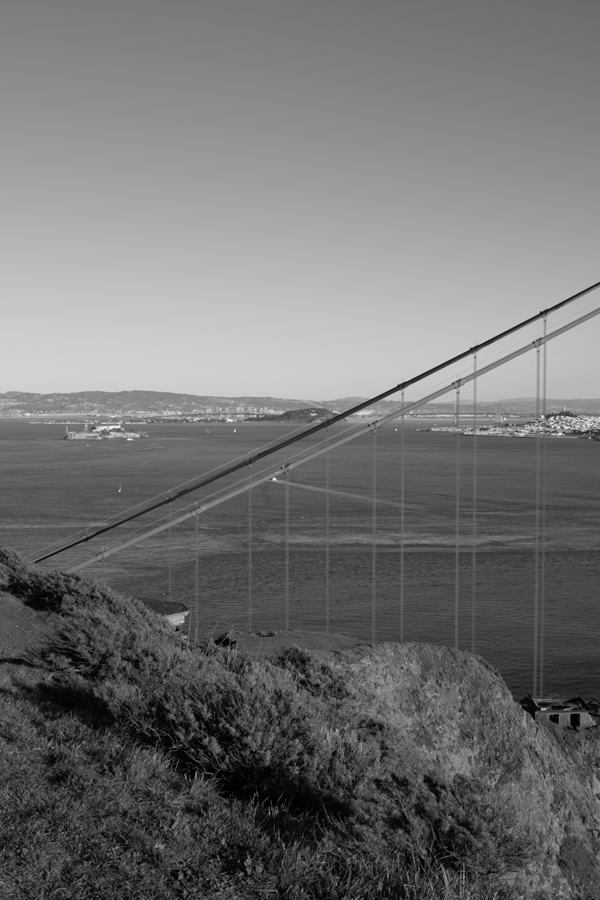
#> input picture 2-PartieAutomatique/Serie1/goldengate-00.png, 600 x 900 px
$ python harris.py
#> lines starting #> are read from the running program, lines starting #| are printed output that depends on the picture; after the words box and inside, x2 and y2 are one past the last pixel; in counts of white or black regions, pixels touching at a corner belong together
import cv2
import numpy as np

def harris(filename):
    img = cv2.imread(filename)
#> img is the input picture: shape (900, 600, 3); min 0, max 249, mean 113.3
    gray = cv2.cvtColor(img,cv2.COLOR_BGR2GRAY)

    gray = np.float32(gray)
    dst = cv2.cornerHarris(gray,2,3,0.04)
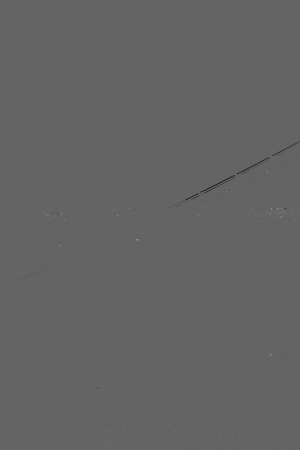
#> dst: shape (900, 600) float32 (shown at 1/2 size); min -20458100, max 31703988, mean -1588.9; drawn with min black and max white

    #result is dilated for marking the corners, not important
    dst = cv2.dilate(dst,None)
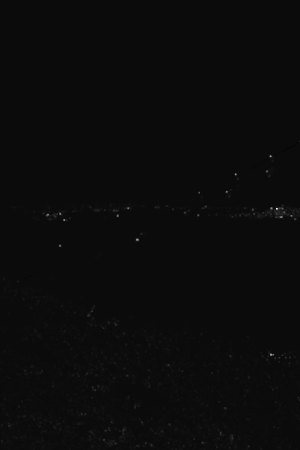
#> dst: shape (900, 600) float32 (shown at 1/2 size); min -1489622, max 31703988, mean 74152.3; drawn with min black and max white

    # Threshold for an optimal value, it may vary depending on the image.
    img[dst>0.01*dst.max()]=[0,0,255]
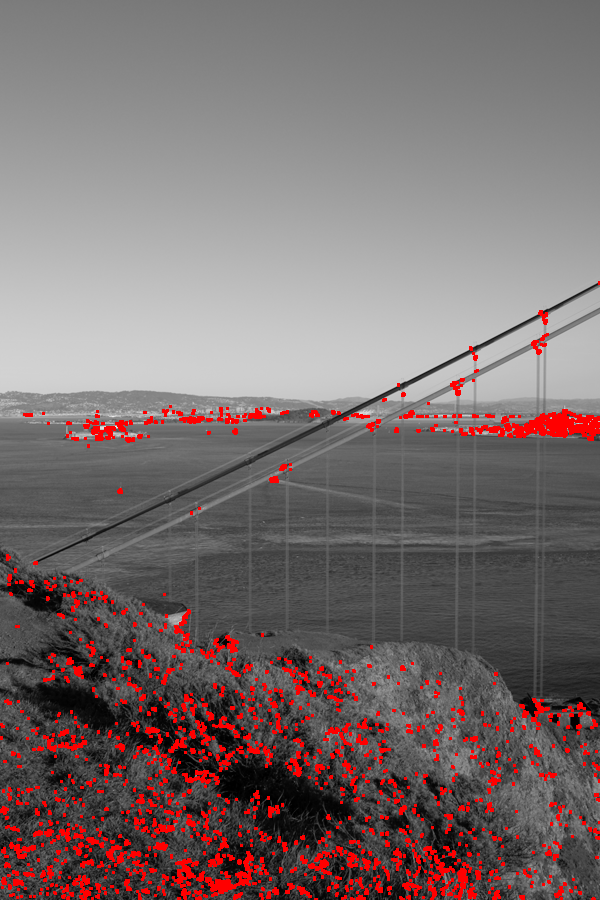
#> img: shape (900, 600, 3); 5.25% of pixels changed, all inside (x1, y1, x2, y2) = (0, 281, 600, 900)

    cv2.imshow('dst',img)
    if cv2.waitKey(0) & 0xff == 27:
#> (key Esc is pressed here)
        cv2.destroyAllWindows()

def harris2(filename):
    img = cv2.imread(filename)
    gray = cv2.cvtColor(img,cv2.COLOR_BGR2GRAY)

    # find Harris corners
    gray = np.float32(gray)
    dst = cv2.cornerHarris(gray,2,3,0.04)
    dst = cv2.dilate(dst,None)
    ret, dst = cv2.threshold(dst,0.01*dst.max(),255,0)
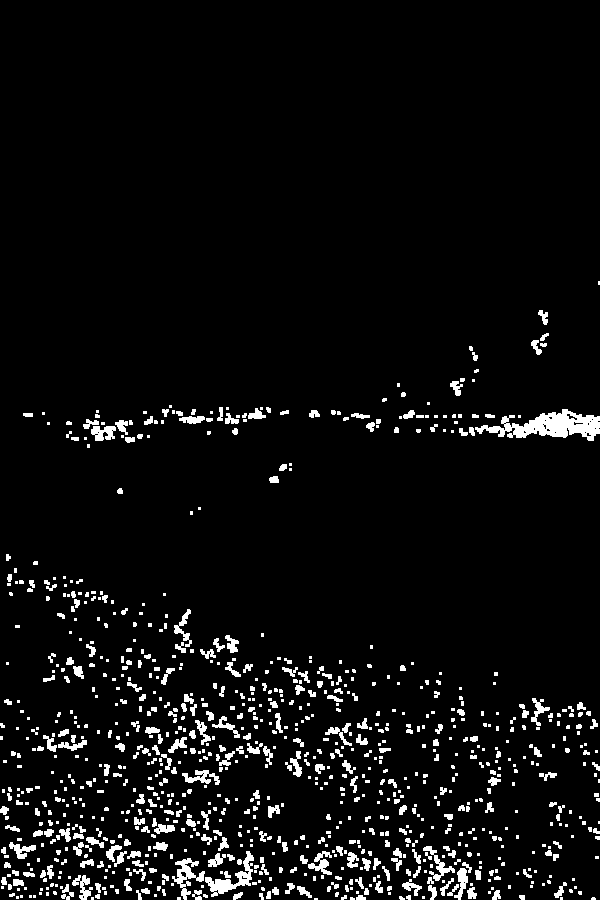
#> dst: shape (900, 600) float32; 5.3% white; 970 white regions (601 under 20 px), largest, box (x1, y1, x2, y2) and area: (475, 409, 600, 441) 1958, (205, 851, 254, 897) 660, (172, 858, 205, 900) 504
#> ret = 317039.9
    dst = np.uint8(dst)

    # find centroids
    ret, labels, stats, centroids = cv2.connectedComponentsWithStats(dst)
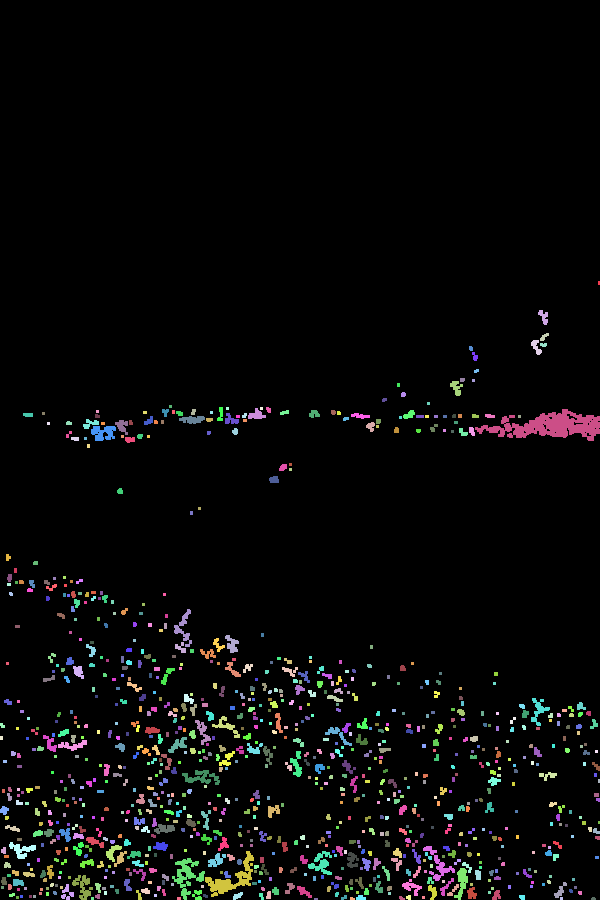
#> labels: shape (900, 600) int32; 971 distinct labels, from 0 to 970; one colour per label, 0 black
#> ret = 971; stats = 971 rows, first 6: [0, 0, 600, 900, 511646], [598, 281, 2, 4, 8], [538, 310, 10, 15, 84], [540, 333, 9, 8, 38], [531, 340, 11, 15, 85], [540, 343, 7, 4, 24]; centroids = 971 pairs, first value 1 to 598.5, second value 282.5 to 898.5

    # define the criteria to stop and refine the corners
    criteria = (cv2.TERM_CRITERIA_EPS + cv2.TERM_CRITERIA_MAX_ITER, 100, 0.001)
    corners = cv2.cornerSubPix(gray,np.float32(centroids),(5,5),(-1,-1),criteria)
#> corners = 971 pairs, first value 3.47 to 598.5, second value 282.5 to 898.5

    # Now draw them
    res = np.hstack((centroids,corners))
#> res = 971 rows, first 6: [300.6, 434.3, 300.6, 434.3], [598.5, 282.5, 597.8, 282.5], [543.3, 316.4, 539.1, 313.5], [543.7, 336.5, 543.9, 336.7], [535.9, 346.5, 532.4, 342.1], [543.1, 344.4, 543.1, 344.4]
    res = np.int0(res)
#> res = 971 rows, first 6: [300, 434, 300, 434], [598, 282, 597, 282], [543, 316, 539, 313], [543, 336, 543, 336], [535, 346, 532, 342], [543, 344, 543, 344]

    pts = res[:,[3,2]]
#> pts = 971 pairs, first value 282 to 898, second value 3 to 598
    return pts

    # [8 lines of commented-out code are left out]

if __name__ == "__main__":
    filename = './2-PartieAutomatique/Serie1/goldengate-00.png'
    harris(filename)
    harris2(filename)

$ run again, with 2-PartieAutomatique/Serie1/goldengate-01.png copied over 2-PartieAutomatique/Serie1/goldengate-00.png
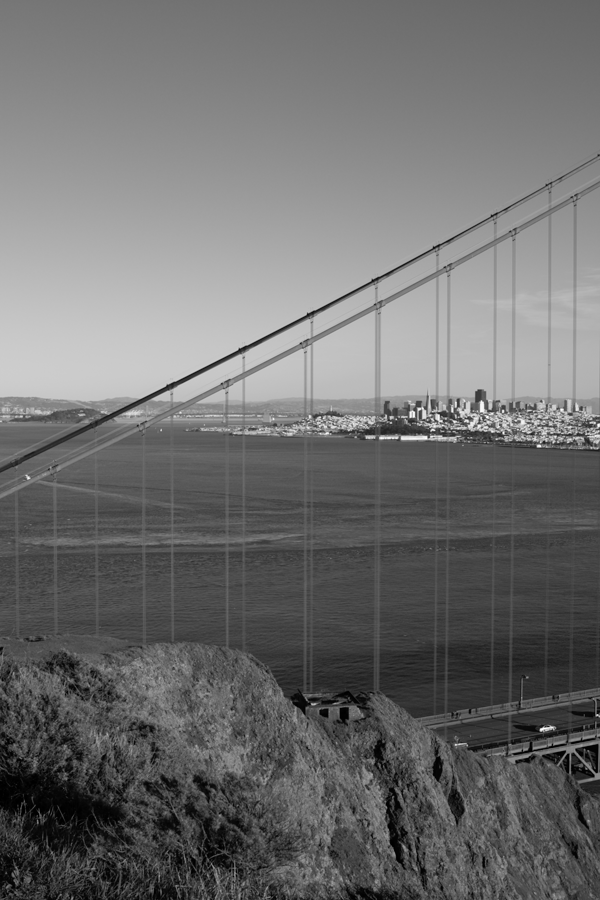
#> input picture 2-PartieAutomatique/Serie1/goldengate-01.png, 600 x 900 px
#> in harris, img is the input picture: shape (900, 600, 3); min 0, max 255, mean 110.4
#> img: shape (900, 600, 3); 2.48% of pixels changed, all inside (x1, y1, x2, y2) = (0, 154, 600, 900)
#> in harris2, `ret, dst = cv2.threshold(dst,0.01*dst.max(),255,0)`:
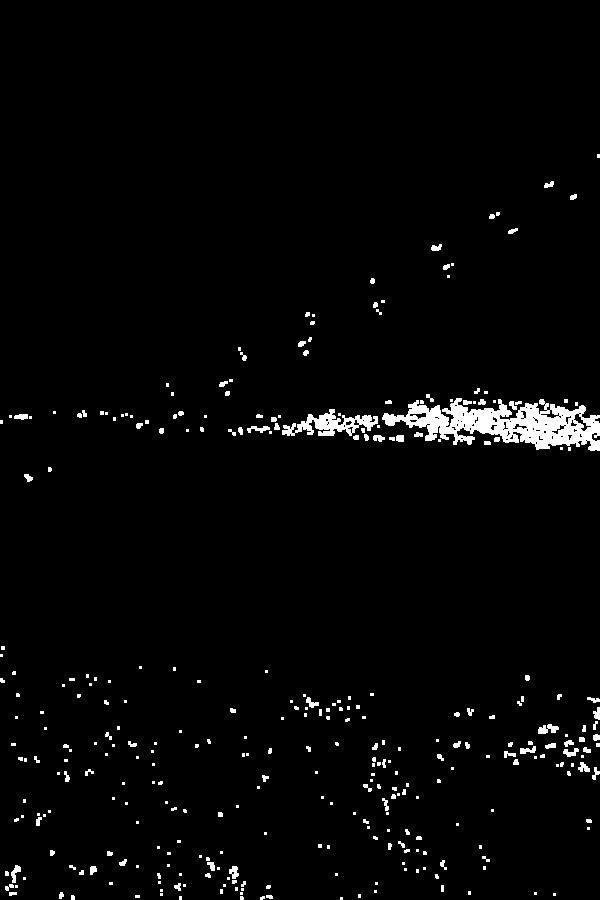
#> dst: shape (900, 600) float32; 2.5% white; 328 white regions (213 under 20 px), largest, box (x1, y1, x2, y2) and area: (382, 398, 600, 451) 5732, (282, 409, 378, 436) 1154, (538, 724, 559, 734) 133
#> in harris2, `ret, dst = cv2.threshold(dst,0.01*dst.max(),255,0)`: ret = 889708.2
#> in harris2, `ret, labels, stats, centroids = cv2.connectedComponentsWithStats(dst)`:
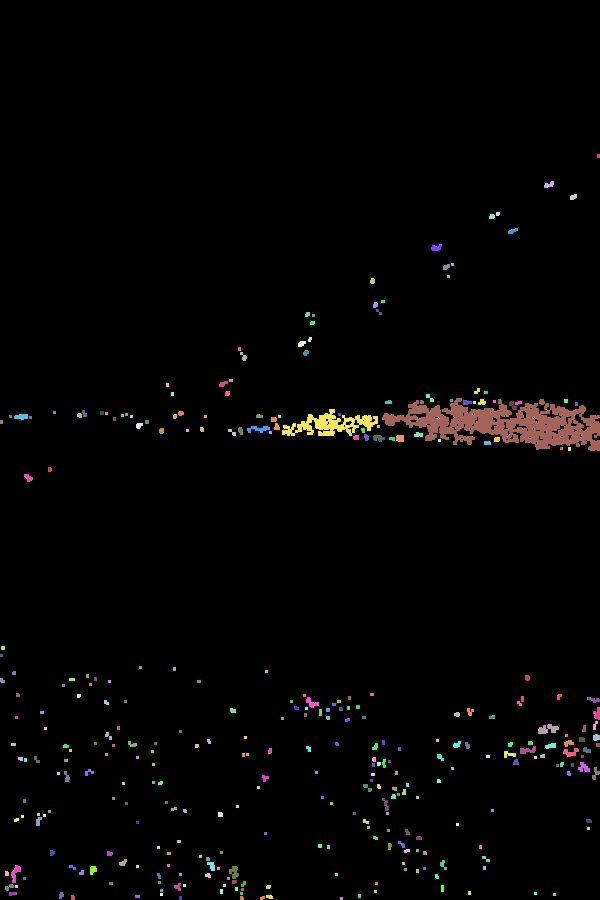
#> labels: shape (900, 600) int32; 329 distinct labels, from 0 to 328; one colour per label, 0 black
#> in harris2, `ret, labels, stats, centroids = cv2.connectedComponentsWithStats(dst)`: ret = 329; stats = 329 rows, first 6: [0, 0, 600, 900, 526611], [597, 154, 3, 4, 12], [544, 181, 10, 7, 45], [570, 194, 7, 6, 33], [496, 212, 4, 4, 15], [489, 214, 6, 5, 26]; centroids = 329 pairs, first value 1 to 598, second value 155.5 to 898
#> corners = 329 pairs, first value 1 to 597.4, second value 155.2 to 897.4
#> in harris2, `res = np.hstack((centroids,corners))`: res = 329 rows, first 6: [296.9, 447.2, 296.9, 447.2], [598, 155.5, 597.4, 155.2], [548.7, 184.3, 548.9, 183.4], [573, 196.6, 573.7, 196], [497.4, 213.4, 499.8, 211.4], [491.5, 216.1, 491.1, 215.7]
#> in harris2, `res = np.int0(res)`: res = 329 rows, first 6: [296, 447, 296, 447], [598, 155, 597, 155], [548, 184, 548, 183], [573, 196, 573, 196], [497, 213, 499, 211], [491, 216, 491, 215]
#> pts = 329 pairs, first value 155 to 897, second value 1 to 597

$ run again, with 2-PartieAutomatique/Serie1/goldengate-02.png copied over 2-PartieAutomatique/Serie1/goldengate-00.png
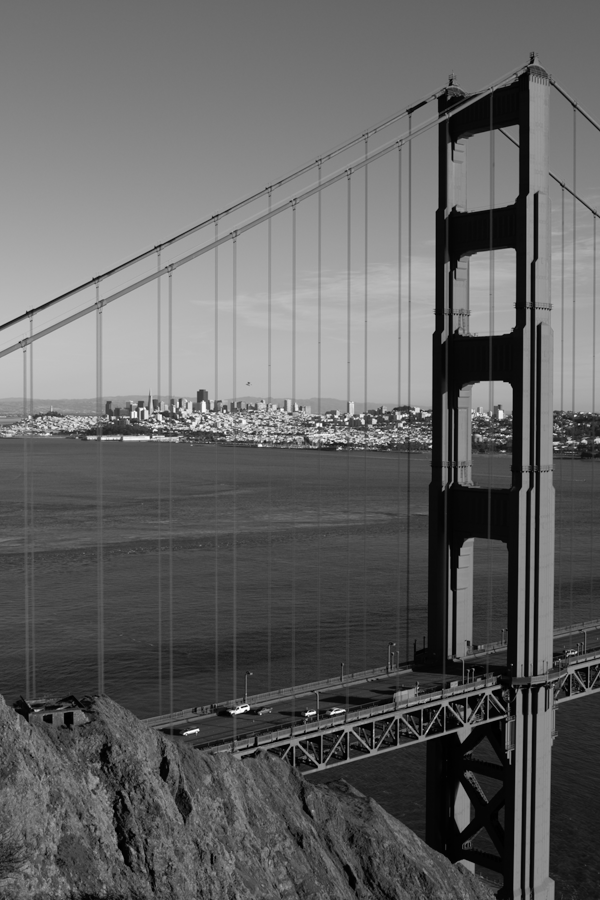
#> input picture 2-PartieAutomatique/Serie1/goldengate-02.png, 600 x 900 px
#> in harris, img is the input picture: shape (900, 600, 3); min 0, max 255, mean 98.5
#> img: shape (900, 600, 3); 3.79% of pixels changed, all inside (x1, y1, x2, y2) = (1, 56, 600, 897)
#> in harris2, `ret, dst = cv2.threshold(dst,0.01*dst.max(),255,0)`:
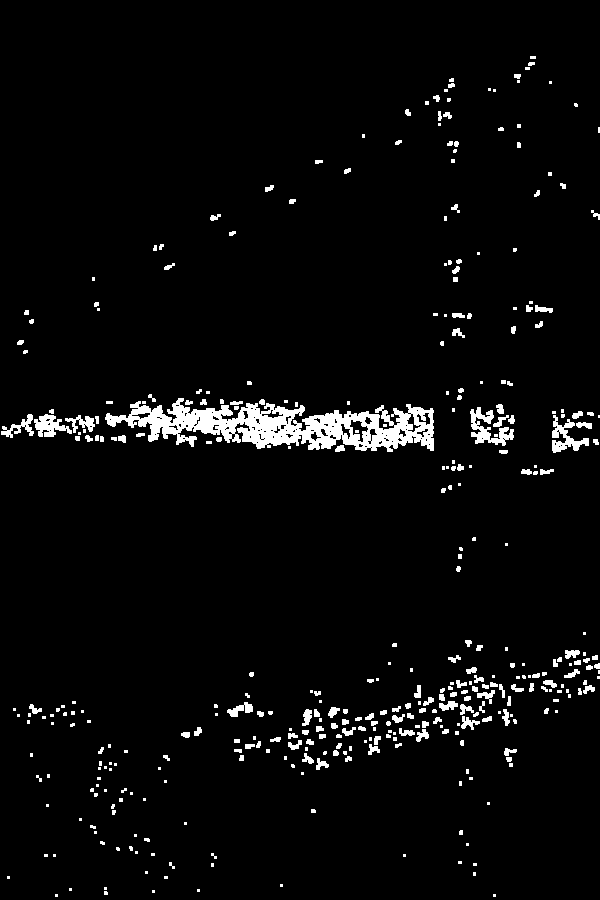
#> dst: shape (900, 600) float32; 3.8% white; 386 white regions (200 under 20 px), largest, box (x1, y1, x2, y2) and area: (105, 398, 434, 452) 8531, (470, 407, 514, 446) 712, (552, 415, 589, 453) 564
#> in harris2, `ret, dst = cv2.threshold(dst,0.01*dst.max(),255,0)`: ret = 1145260.2
#> in harris2, `ret, labels, stats, centroids = cv2.connectedComponentsWithStats(dst)`:
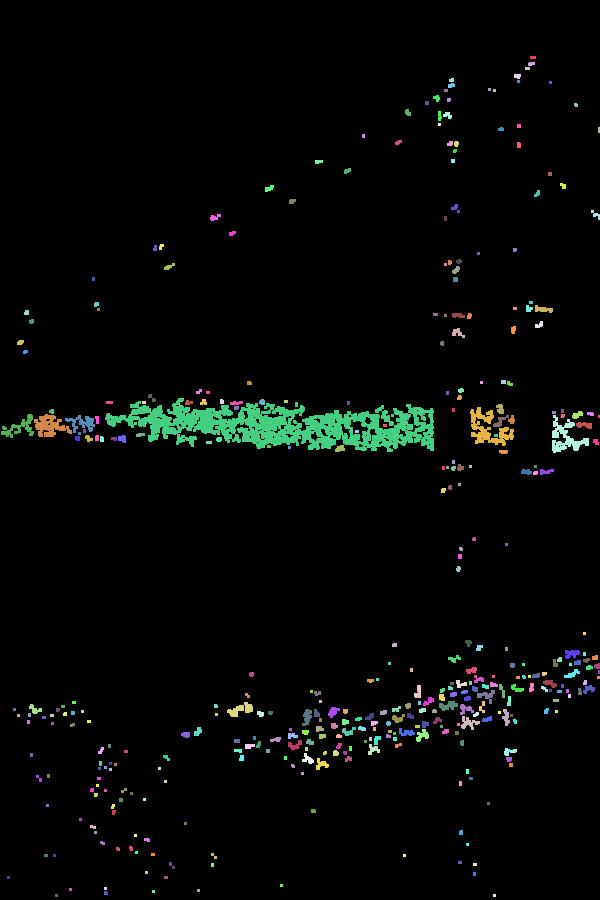
#> labels: shape (900, 600) int32; 387 distinct labels, from 0 to 386; one colour per label, 0 black
#> in harris2, `ret, labels, stats, centroids = cv2.connectedComponentsWithStats(dst)`: ret = 387; stats = 387 rows, first 6: [0, 0, 600, 900, 519528], [530, 56, 6, 3, 18], [528, 62, 7, 4, 24], [525, 67, 5, 3, 15], [514, 74, 7, 5, 30], [449, 78, 5, 4, 18]; centroids = 387 pairs, first value 8 to 598.5, second value 57 to 895
#> corners = 387 pairs, first value 7.85 to 598.6, second value 55.19 to 894.7
#> in harris2, `res = np.hstack((centroids,corners))`: res = 387 rows, first 6: [298.3, 447.5, 300.5, 447.5], [532.5, 57, 532.6, 55.19], [530.9, 63.38, 528.3, 65.42], [527, 68, 527.9, 65.48], [517, 75.7, 517, 75.73], [451.2, 79.67, 451.2, 79.67]
#> in harris2, `res = np.int0(res)`: res = 387 rows, first 6: [298, 447, 300, 447], [532, 57, 532, 55], [530, 63, 528, 65], [527, 68, 527, 65], [517, 75, 516, 75], [451, 79, 451, 79]
#> pts = 387 pairs, first value 55 to 894, second value 7 to 598
